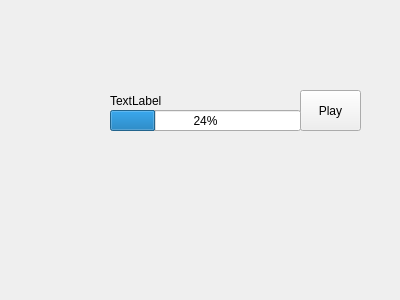
<?xml version="1.0" encoding="UTF-8"?>
<ui version="4.0">
 <class>Form</class>
 <widget class="QWidget" name="Form">
  <property name="geometry">
   <rect>
    <x>0</x>
    <y>0</y>
    <width>400</width>
    <height>300</height>
   </rect>
  </property>
  <property name="windowTitle">
   <string>Form</string>
  </property>
  <widget class="QPushButton" name="play_button">
   <property name="geometry">
    <rect>
     <x>300</x>
     <y>90</y>
     <width>61</width>
     <height>41</height>
    </rect>
   </property>
   <property name="text">
    <string>Play</string>
   </property>
  </widget>
  <widget class="QLabel" name="name">
   <property name="geometry">
    <rect>
     <x>110</x>
     <y>90</y>
     <width>191</width>
     <height>21</height>
    </rect>
   </property>
   <property name="text">
    <string>TextLabel</string>
   </property>
  </widget>
  <widget class="QProgressBar" name="progressBar">
   <property name="geometry">
    <rect>
     <x>110</x>
     <y>110</y>
     <width>191</width>
     <height>21</height>
    </rect>
   </property>
   <property name="value">
    <number>24</number>
   </property>
  </widget>
 </widget>
 <resources/>
 <connections/>
</ui>
